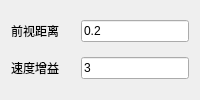
                   <widget class="QWidget" name="LOS_4">
                    <attribute name="title">
                     <string>轨迹LOS</string>
                    </attribute>
                    <layout class="QGridLayout" name="gridLayout_34" columnstretch="1,0,0">
                     <item row="3" column="2">
                      <widget class="QLineEdit" name="ql_LOS_LD_4">
                       <property name="text">
                        <string>0.2</string>
                       </property>
                      </widget>
                     </item>
                     <item row="5" column="0">
                      <widget class="QLabel" name="ql_sg_4">
                       <property name="text">
                        <string>速度增益</string>
                       </property>
                      </widget>
                     </item>
                     <item row="3" column="0">
                      <widget class="QLabel" name="ql_ld_4">
                       <property name="text">
                        <string>前视距离</string>
                       </property>
                      </widget>
                     </item>
                     <item row="5" column="2">
                      <widget class="QLineEdit" name="ql_LOS_SG_4">
                       <property name="text">
                        <string>3</string>
                       </property>
                      </widget>
                     </item>
                    </layout>
                   </widget>
